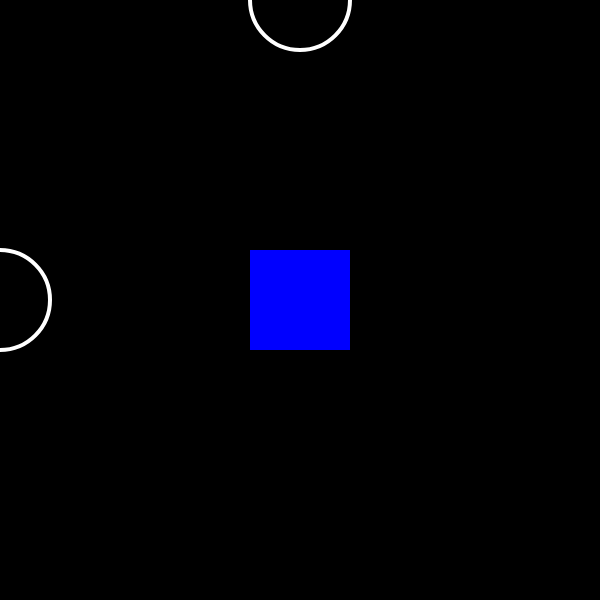
Frame 1 (no input)
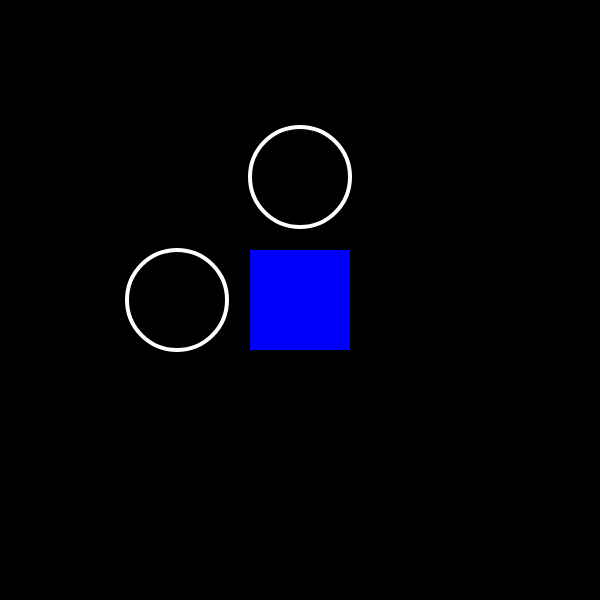
Frame 60 (no input)
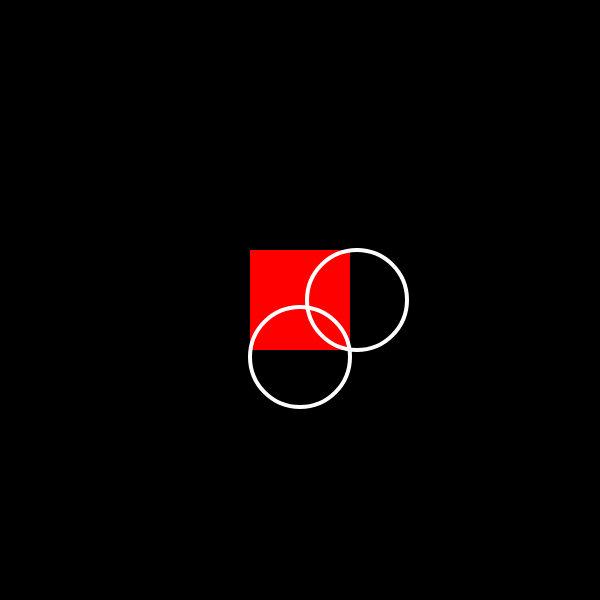
Frame 120 (the mouse pressed at the canvas centre since frame 60)

The p5.js sketch that drew these frames (run headless with seeded random() and noise() and a simulated clock; from frame 60 on, the mouse is pressed at the canvas centre):

// p5.js sketch
// ── sketch.js
var x = 0;
var y = 0;
var speed = 3;

function setup(){
createCanvas(600, 600);
}

function draw(){
	background(0);


		if(mouseX > 200 && mouseY < 400){
			fill(255, 0, 0);
		} else {
			fill(0, 0, 255);
		}
		noStroke();
		rect(250, 250, 100, 100);

		stroke(255);
		strokeWeight(4);
		noFill();


	ellipse(x, 300, 100, 100);

	if(x > width && y > height || x < 0 && y < 0){
		speed = speed * -1
	}

	ellipse(300, y, 100, 100);



y = y + speed
x = x + speed

}
